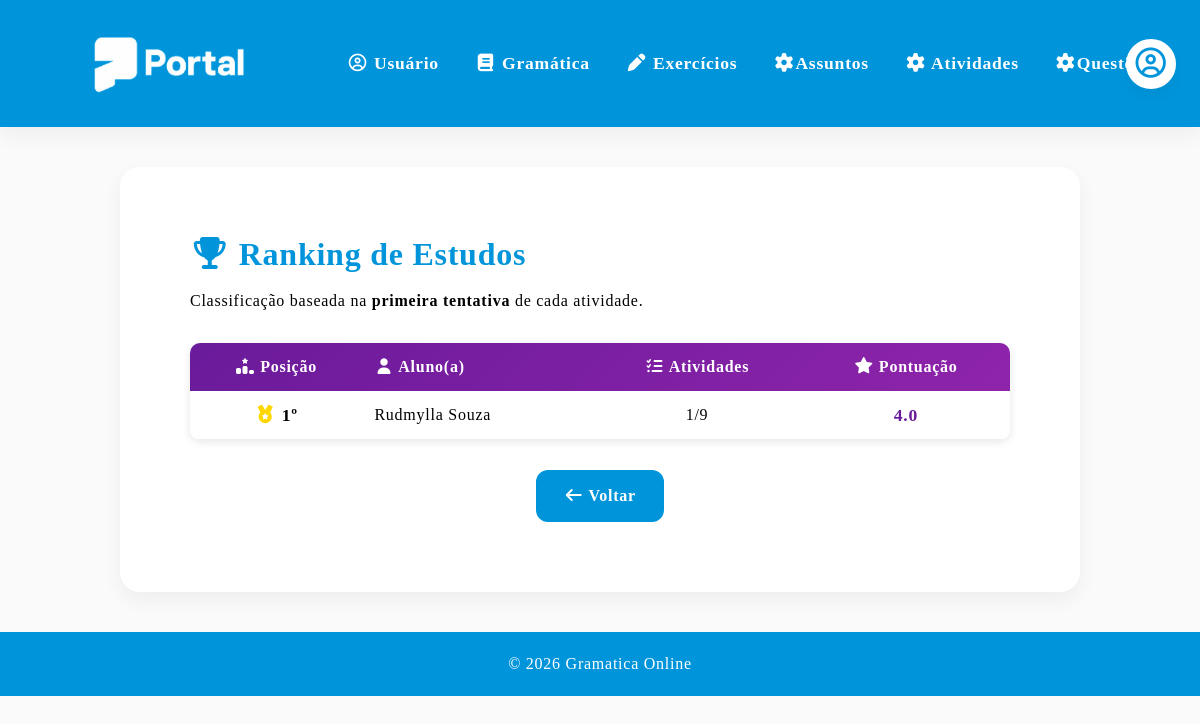
Before: /ranking with the older database file.
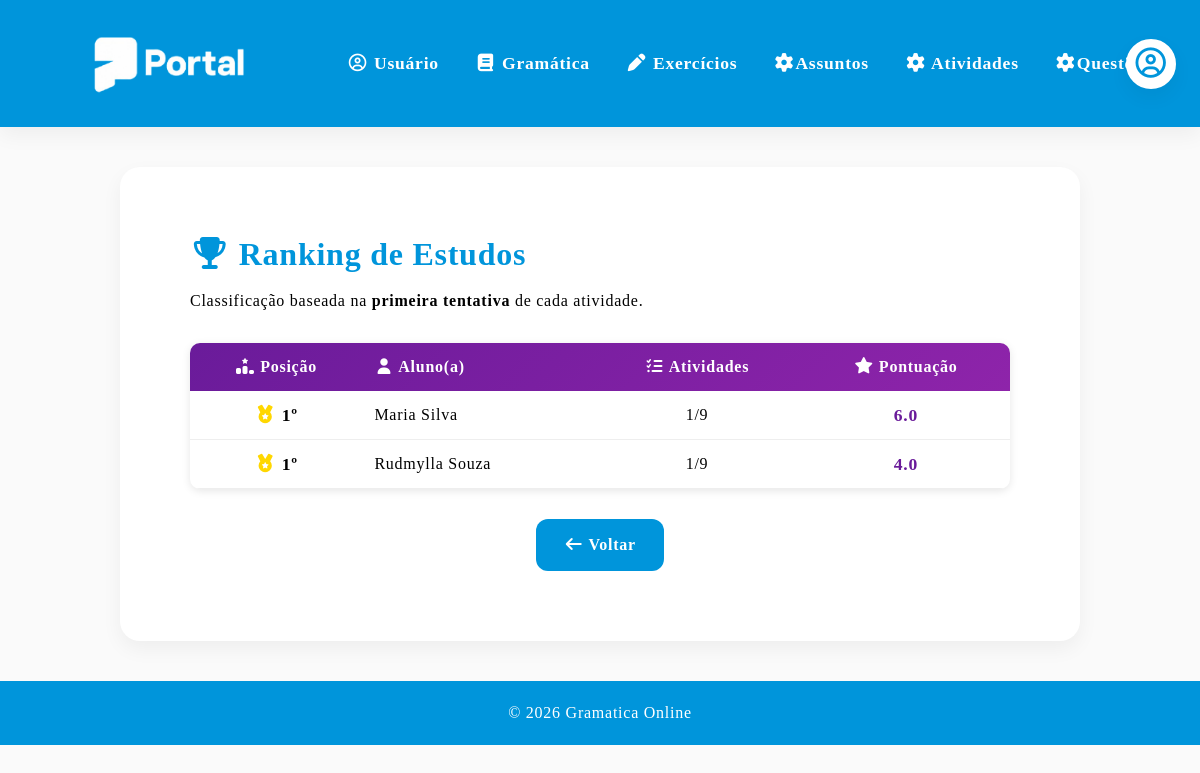
After: the same page with the newer database file.
### models.py (models this page shows)
class ResultadoAtividade(db.Model):
    __tablename__ = "resultado_atividade"
    id = db.Column(db.Integer, primary_key=True)
    usuario_nome = db.Column(db.String(150), nullable=False)
    usuario_matricula = db.Column(db.String(50), nullable=False)
    atividade_numero = db.Column(db.Integer, nullable=False)
    nota = db.Column(db.Float, nullable=False)
    acertos = db.Column(db.Integer, nullable=False)
    total_questoes = db.Column(db.Integer, nullable=False)
    data_primeira_tentativa = db.Column(db.DateTime, default=datetime.utcnow)
    __table_args__ = (
        db.UniqueConstraint('usuario_matricula', 'atividade_numero', name='_usuario_atividade_unico'),
    )

### app.py (the view)
@app.route("/ranking")
def ranking():
    resultados = db.session.query(
        ResultadoAtividade.usuario_nome,
        ResultadoAtividade.usuario_matricula,
        func.sum(ResultadoAtividade.nota).label("pontuacao_total"),
        func.count(ResultadoAtividade.id).label("atividades_concluidas")
    ).group_by(
        ResultadoAtividade.usuario_matricula,
        ResultadoAtividade.usuario_nome
    ).order_by(
        db.desc("pontuacao_total")
    ).all()
    return render_template("ranking.html", ranking=resultados)

### templates/ranking.html
{% extends "base.html" %}
{% block conteudo %}
<section class="section">
    <h2><i class="fa-solid fa-trophy"></i> Ranking de Estudos</h2>
    <p>Classificação baseada na <strong>primeira tentativa</strong> de cada atividade.</p>
    {% if ranking %}
    <div style="margin-top: 30px;">
        <table style="width: 100%; border-collapse: collapse; background: #fff; border-radius: 10px; overflow: hidden; box-shadow: 0 2px 8px rgba(0,0,0,0.1);">
            <thead style="background: linear-gradient(135deg, #6a1b9a, #8e24aa); color: white;">
                <tr>
                    <th style="padding: 12px; text-align: center;">
                        <i class="fa-solid fa-ranking-star"></i> Posição
                    </th>
                    <th style="padding: 12px; text-align: left;">
                        <i class="fa-solid fa-user"></i> Aluno(a)
                    </th>
                    <th style="padding: 12px; text-align: center;">
                        <i class="fa-solid fa-list-check"></i> Atividades
                    </th>
                    <th style="padding: 12px; text-align: center;">
                        <i class="fa-solid fa-star"></i> Pontuação
                    </th>
                </tr>
            </thead>
            <tbody>
                {% set posicao = 1 %}
                {% for item in ranking %}
                <tr style="border-bottom: 1px solid #eee;">
                    <td style="padding: 12px; text-align: center; font-weight: bold; font-size: 1.1em;">
                        {% if posicao == 1 %}
                            <i class="fa-solid fa-medal" style="color: #ffd700;"></i> 1º
                        {% elif posicao == 2 %}
                            <i class="fa-solid fa-medal" style="color: #c0c0c0;"></i> 2º
                        {% elif posicao == 3 %}
                            <i class="fa-solid fa-medal" style="color: #cd7f32;"></i> 3º
                        {% else %}
                            {{ posicao }}º
                        {% endif %}
                    </td>
                    <td style="padding: 12px;">{{ item.usuario_nome }}</td>
                    <td style="padding: 12px; text-align: center;">{{ item.atividades_concluidas }}/9</td>
                    <td style="padding: 12px; text-align: center; font-weight: bold; color: #6a1b9a; font-size: 1.1em;">
                        {{ item.pontuacao_total | round(1) }}
                    </td>
                </tr>
                {% set posicao = posicao + 1 %}
                {% endfor %}
            </tbody>
        </table>
    </div>
    {% else %}
    <p style="text-align: center; padding: 30px; color: #666;">
        <i class="fa-solid fa-circle-info"></i> Nenhum resultado registrado ainda. Seja o(a) primeiro(a) a fazer as atividades!
    </p>
    {% endif %}
    <p style="margin-top: 30px; text-align: center;">
        <a href="{{ url_for('escolha') }}" class="btn btn-detalhe">
            <i class="fa-solid fa-arrow-left"></i> Voltar
        </a>
    </p>
</section>
{% endblock %}

### templates/base.html (shortened to what this page needs)
<!DOCTYPE html>
<html lang="pt-BR">
<head>
    <link rel="stylesheet" href="{{ url_for('static', filename='css/style.css', v=4) }}">
    <link rel="stylesheet" href="https://cdnjs.cloudflare.com/ajax/libs/font-awesome/7.0.1/css/all.min.css">
</head>
<body>
    <header class="cabecalho-usuario">
        <a href="{{url_for('index')}}">
            <img src="{{ url_for('static', filename='img/nova_logo.png') }}" alt="Logo" class="avatar-esquerda">
        </a>
        {% set usuario_logado = session.get("usuario_suap") %}
        <div class="header-auth-area">
            <details class="user-menu">
                <summary aria-label="Abrir menu do usuário">
                    {% if usuario_logado and usuario_logado.foto %}
                        <img src="{{ usuario_logado.foto }}" alt="Foto do usuário" class="user-photo">
                    {% else %}
                        <span class="user-photo user-photo-placeholder">
                            <i class="fa-regular fa-circle-user"></i>
                        </span>
                    {% endif %}
                </summary>
            </details>
        </div>
        <nav>
            <ul>
                <li><a href="{{ url_for('usuario') }}"><i class="fa-regular fa-circle-user"></i> Usuário</a></li>
                <li><a href="{{ url_for('gramatica') }}"><i class="fa-solid fa-book"></i> Gramática</a></li>
                <li><a href="{{ url_for('atividades') }}"><i class="fa-solid fa-pen"></i> Exercícios</a></li>
                    <li><a href="{{ url_for('listar_assuntos') }}"><i class="fa-solid fa-cog"></i>Assuntos</a></li>
                    <li><a href="{{ url_for('listar_atividades') }}"><i class="fa-solid fa-cog"></i> Atividades</a></li>
                    <li><a href="{{ url_for('listar_questoes') }}"><i class="fa-solid fa-cog"></i>Questões</a></li>
            </ul>
        </nav>
    </header>
    <main class="conteudo-usuario">
        {% block conteudo %}
        {% endblock %}
    </main>
    <footer>
        <div class="footer-content">
            <p>&copy; 2026 Gramatica Online</p>
        </div>
    </footer>
</body>
</html>

### static/css/style.css (style rules this page uses)
:root { --primary-blue: #0095DB; --secondary-blue: #D5F7FF; --primary-pink: #FFAFCC; --secondary-pink: #FFECF4; --pink: #FF477E; --mint-green: #DFFCF4; --success-green: #00966D; --soft-purple: #DDD0F8; --soft-yellow: #FFF0D4; --yellow: #F4B740; --bg-light: #FAFAFA; --gray-light: #EDEDED; --gray-medium: #D6D8E7; --text-dark: #14142B; --shadow-soft: 0 8px 20px rgba(0, 0, 0, 0.05); }
* { margin: 0; padding: 0; box-sizing: border-box; }
body { font-family: 'Basier Square'; font-weight: 400; font-size: 1.0em; line-height: 1.5em; letter-spacing: 0.75px; background-color: var(--bg-light); */ }
main { flex: 1; }
header { background: var(--primary-blue); color: white; padding: 20px; text-align: center; position: sticky; top: 0; z-index: 1000; box-shadow: var(--shadow-soft); }
.cabecalho-usuario { background: var(--primary-blue); color: white; padding: 15px 24px; position: relative; display: flex; align-items: center; min-height: 90px; }
.avatar-esquerda { height: 90px; width: auto; position: static; flex-shrink: 0; }
.cabecalho-usuario nav { flex: 1; display: flex; justify-content: center; }
.cabecalho-usuario nav ul { list-style: none; display: flex; justify-content: center; gap: 12px; margin: 0; padding: 0; flex-wrap: wrap; }
.cabecalho-usuario nav a { color: white; text-decoration: none; font-weight: 600; padding: 8px 12px; border-radius: 8px; transition: 0.3s; font-size: 1.1rem; }
.header-auth-area { position: absolute; right: 24px; top: 50%; transform: translateY(-50%); z-index: 2; }
.user-photo { width: 50px; height: 50px; border: 3px solid white; border-radius: 50%; object-fit: cover; background: white; box-shadow: var(--shadow-soft); }
.user-photo-placeholder { display: inline-flex; align-items: center; justify-content: center; color: var(--primary-blue); font-size: 1.9rem; }
.user-menu { position: relative; margin: 0; overflow: visible; background: transparent; box-shadow: none; }
.user-menu summary { display: block; padding: 0; border-radius: 50%; background: transparent; color: inherit; cursor: pointer; list-style: none; }
nav ul { list-style: none; display: flex; justify-content: center; gap: 20px; margin-top: 10px; }
nav a { color: white; text-decoration: none; font-weight: 600; padding: 8px 14px; border-radius: 8px; transition: 0.3s; }
.section { background: white; border-radius: 20px; padding: 70px; margin-bottom: 30px; box-shadow: var(--shadow-soft); transition: 0.3s; }
h2 { color: var(--primary-blue); margin-bottom: 20px; font-size: 2rem; }
.btn { display: inline-block; background-color: var(--primary-blue); color: white; padding: 14px 28px; border-radius: 12px; text-decoration: none; font-weight: bold; border: none; cursor: pointer; transition: 0.3s; }
details { background: white; border-radius: 12px; margin-bottom: 15px; box-shadow: var(--shadow-soft); overflow: hidden; }
summary { padding: 15px; font-weight: 600; cursor: pointer; background: var(--primary-blue); color: white; }
.conteudo-usuario { max-width: 1000px; margin: 40px auto; padding: 0 20px; }
footer { background: var(--primary-blue); color: white; margin-top: auto; padding: 20px 0; }
.footer-content { max-width: 1000px; margin: auto; padding: 0 20px; display: flex; justify-content: center; align-items: center; gap: 30px; text-align: center; flex-wrap: wrap; }

Changed rows visible on the page:
added ResultadoAtividade: usuario_nome "Maria Silva", atividades_concluidas "1", pontuacao_total "6.0"
